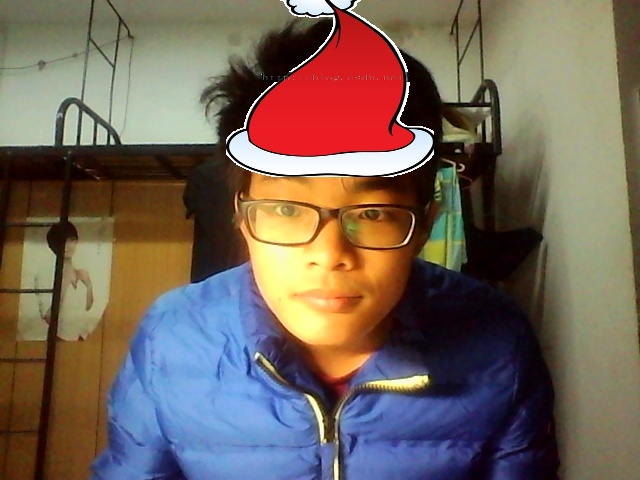
//> input picture GaussianFilter/merry christmas.jpg, 640 x 480 px, given in place of the camera
$ ./main   (built with g++ and OpenCV 4)
//> lines starting //> are read from the running program, lines starting //| are printed output that depends on the picture; after the words box and inside, x2 and y2 are one past the last pixel; in counts of white or black regions, pixels touching at a corner belong together
//> further down, frame is the input picture: 480 rows x 640 cols, CV_8UC3; mean B, G, R 89.6, 101, 116.8
// getheader.cpp : 定义控制台应用程序的入口点。
//
/**
人脸检测的目的主要是为了确定贴帽子的位置，
类似ps中自由变换的功能，检测到人脸中间的位置，resize圣诞帽子和人脸大小匹配，确定位置，贴上去，ok！
*/

//#include "stdafx.h"

#include "opencv2/objdetect/objdetect.hpp"
#include "opencv2/highgui/highgui.hpp"
#include "opencv2/imgproc/imgproc.hpp"

#include <iostream>
#include <stdio.h>

using namespace std;
using namespace cv;

#pragma comment(lib,"opencv_core2410d.lib")
#pragma comment(lib,"opencv_highgui2410d.lib")
#pragma comment(lib,"opencv_objdetect2410d.lib")
#pragma comment(lib,"opencv_imgproc2410d.lib")

/** Function Headers */
void detectAndDisplay( Mat frame );

/** Global variables */
//-- Note, either copy these two files from opencv/data/haarscascades to your current folder, or change these locations
String face_cascade_name = "haarcascade_frontalface_alt.xml";
String eyes_cascade_name = "haarcascade_eye_tree_eyeglasses.xml";
CascadeClassifier face_cascade;
CascadeClassifier eyes_cascade;
string window_name = "Capture - Face detection";
RNG rng(12345);

const int FRAME_WIDTH = 1280;
const int FRAME_HEIGHT = 240;
// [25 lines of commented-out code are left out]

void mapToMat(const cv::Mat &srcAlpha, cv::Mat &dest, int x, int y)
{
    int nc = 3;
    int alpha = 0;

    for (int j = 0; j < srcAlpha.rows; j++)
    {
        for (int i = 0; i < srcAlpha.cols*3; i += 3)
        {
            alpha = srcAlpha.ptr<uchar>(j)[i / 3*4 + 3];
            //alpha = 255-alpha;
            if(alpha != 0) //4通道图像的alpha判断
            {
                for (int k = 0; k < 3; k++)
                {
                    // if (src1.ptr<uchar>(j)[i / nc*nc + k] != 0)
                    if( (j+y < dest.rows) && (j+y>=0) &&
                        ((i+x*3) / 3*3 + k < dest.cols*3) && ((i+x*3) / 3*3 + k >= 0) &&
                        (i/nc*4 + k < srcAlpha.cols*4) && (i/nc*4 + k >=0) )
                    {
                        dest.ptr<uchar>(j+y)[(i+x*nc) / nc*nc + k] = srcAlpha.ptr<uchar>(j)[(i) / nc*4 + k];
                    }
                }
            }
        }
    }
}

/**
* @function detectAndDisplay
*/
void detectAndDisplay( Mat frame )
{
    std::vector<Rect> faces;
    Mat frame_gray;
    Mat hatAlpha;

    hatAlpha = imread("hat.png",-1);//圣诞帽的图片
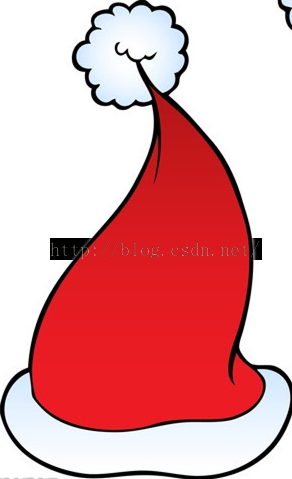
//> input picture ChristmasHat/hat.png, 292 x 479 px
//> hatAlpha is the input picture: 479 rows x 292 cols, CV_8UC4; mean B, G, R, A 164.5, 161.1, 226, 139.3

    cvtColor( frame, frame_gray, COLOR_BGR2GRAY );
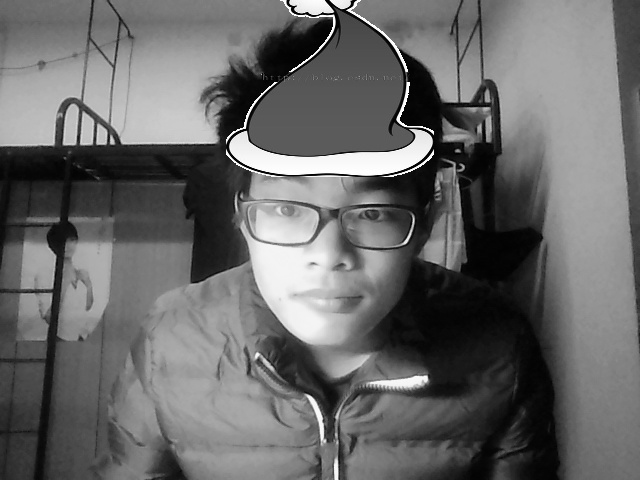
//> frame_gray: 480 rows x 640 cols, CV_8UC1; min 0, max 255, mean 104.4
    equalizeHist( frame_gray, frame_gray );
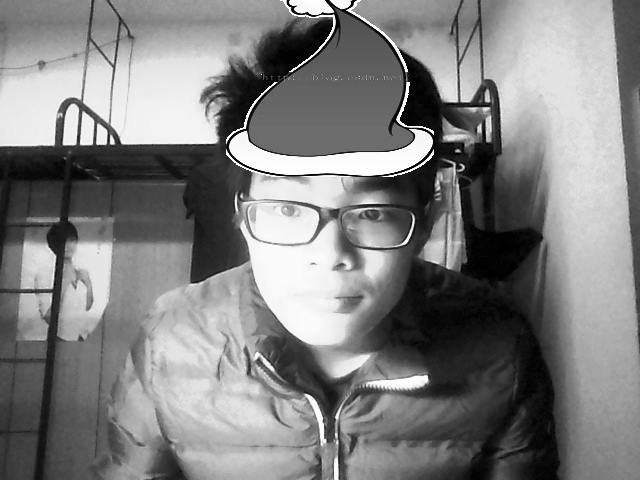
//> frame_gray: 480 rows x 640 cols, CV_8UC1; min 0, max 255, mean 128.2
    //-- Detect faces
    face_cascade.detectMultiScale( frame_gray, faces, 1.1, 2, 0|CV_HAAR_SCALE_IMAGE, Size(30, 30) );
//> faces = 1 Rect (x, y, width, height): [224, 126, 217, 217]

    for( size_t i = 0; i < faces.size(); i++ )
    {

        Point center( faces[i].x + faces[i].width/2, faces[i].y + faces[i].height/2 );
        // ellipse( frame, center, Size( faces[i].width/2, faces[i].height/2), 0, 0, 360, Scalar( 255, 0, 255 ), 2, 8, 0 );

        // line(frame,Point(faces[i].x,faces[i].y),center,Scalar(255,0,0),5);

        Mat faceROI = frame_gray( faces[i] );
        std::vector<Rect> eyes;

        //-- In each face, detect eyes
        eyes_cascade.detectMultiScale( faceROI, eyes, 1.1, 2, 0 |CV_HAAR_SCALE_IMAGE, Size(30, 30) );

        for( size_t j = 0; j < eyes.size(); j++ )
        {
            Point eye_center( faces[i].x + eyes[j].x + eyes[j].width/2, faces[i].y + eyes[j].y + eyes[j].height/2 );
            int radius = cvRound( (eyes[j].width + eyes[j].height)*0.25 );
            // circle( frame, eye_center, radius, Scalar( 255, 0, 0 ), 3, 8, 0 );
        }

        // if(eyes.size())
        {
            resize(hatAlpha,hatAlpha,Size(faces[i].width, faces[i].height),0,0,INTER_LANCZOS4);
            // mapToMat(hatAlpha,frame,center.x+2.5*faces[i].width,center.y-1.3*faces[i].height);
            mapToMat(hatAlpha,frame,faces[i].x,faces[i].y-0.8*faces[i].height);
        }
    }
//> this loop made 1 pass
//> (center, eyes) on pass 1: (Point(332, 234), 1 Rect (x, y, width, height): [128, 67, 43, 43])
//> pass 1, in detectAndDisplay, `Mat faceROI = frame_gray( faces[i] );`:
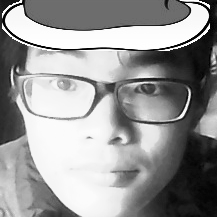
//> faceROI: 217 rows x 217 cols, CV_8UC1; min 0, max 255, mean 150.8
//> pass 1, in detectAndDisplay, `resize(hatAlpha,hatAlpha,Size(faces[i].width, faces[i].height),0,0,INT..`:
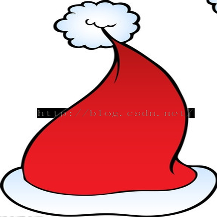
//> hatAlpha: 217 rows x 217 cols, CV_8UC4; mean B, G, R, A 164.5, 161.1, 226, 139.3
//> pass 1, in detectAndDisplay, `mapToMat(hatAlpha,frame,faces[i].x,faces[i].y-0.8*faces[i].height);`:
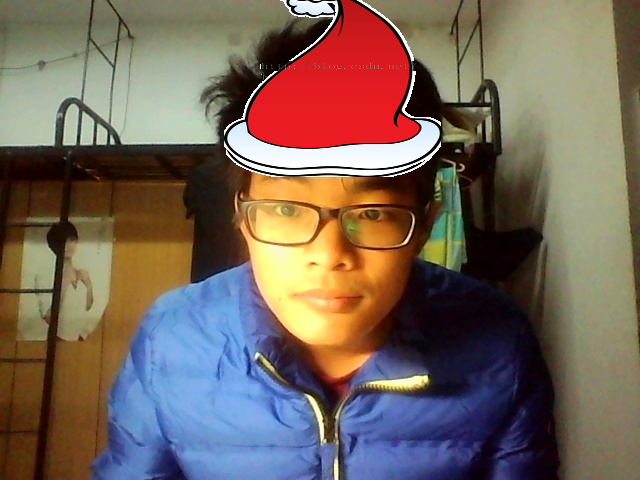
//> frame: 480 rows x 640 cols, CV_8UC3; 7.44% of pixels changed, all inside (x1, y1, x2, y2) = (224, 0, 441, 170)
    //-- Show what you got
    imshow( window_name, frame );
    imwrite("merry christmas.jpg",frame);
}


//摄像头实时戴帽子，改下主函数就好了
int main( void )
{
    CvCapture* capture;
    //VideoCapture capture;
    Mat frame;

    //-- 1. Load the cascades
    if( !face_cascade.load( face_cascade_name ) ){ printf("--(!)Error loading\n"); return -1; };
    if( !eyes_cascade.load( eyes_cascade_name ) ){ printf("--(!)Error loading\n"); return -1; };

        //  frame = imread("19.jpg");//背景图片


            VideoCapture cap(0); //打开默认的摄像头号
            if(!cap.isOpened())  //检测是否打开成功
                return -1;

            Mat edges;
            //namedWindow("edges",1);
            for(;;)
            {
                Mat frame;
                cap >> frame; // 从摄像头中获取新的一帧
                detectAndDisplay( frame );
                //imshow("edges", frame);
                if(waitKey(30) >= 0) break;
//> the Esc key is pressed
            }
            //摄像头会在VideoCapture的析构函数中释放
            waitKey(0);

    return 0;
}
